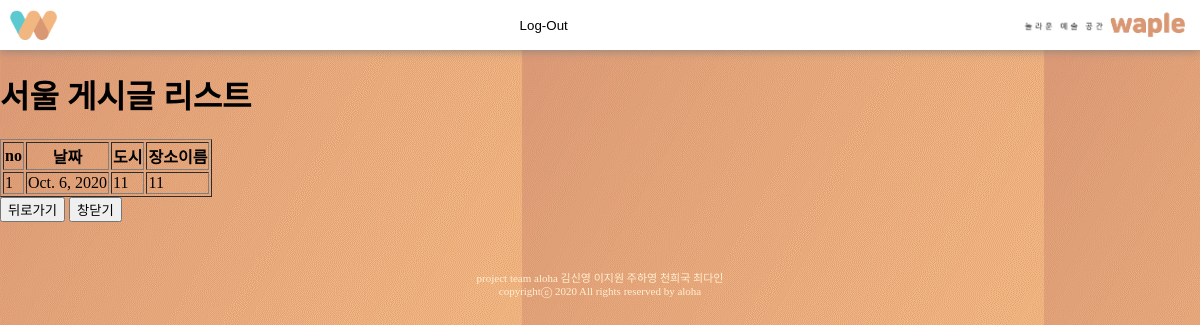
/map/1/ (signed in), run on the app's committed database.
### mainapp/models.py (models this page shows, shortened)
class Post(models.Model):
    name=models.CharField(max_length=50)
    item=models.CharField(max_length=50) # 카테고리
    public= models.BooleanField(default=False)
    rating= models.IntegerField()
    date=models.DateField(null=True, blank=True)
    image=models.ImageField(upload_to='userimg', null=True)
    comment=models.TextField()
    country = models.CharField(max_length=50)
    city = models.CharField(max_length=50)
    user = models.ForeignKey(User, on_delete=models.CASCADE, null=True)

### mainapp/views.py (the view)
# urls.py: path('map/<int:num>/', views.RegionPostList, name='RegionPostList'),
def RegionPostList(request, num):
    postlist = Post.objects.filter(user = request.user)
    context={}
    if num == 1:
        postlist = postlist.filter(country = '서울').order_by('-date')
        region = '서울'
    elif num == 2:
        postlist = postlist.filter(country = '부산').order_by('-date')
        region = '부산'
    elif num == 3:
        postlist = postlist.filter(country = '광주').order_by('-date')
        region = '광주'
    elif num == 4:
        postlist = postlist.filter(country = '울산').order_by('-date')
        region = '울산'
    elif num == 5:
        postlist = postlist.filter(country = '대구').order_by('-date')
        region = '대구'
    elif num == 6:
        postlist = postlist.filter(country = '대전').order_by('-date')
        region = '대전'
    elif num == 7:
        postlist = postlist.filter(country = '인천').order_by('-date')
        region = '인천'
    elif num == 8:
        postlist = postlist.filter(country = '경기도').order_by('-date')
        region = '경기도'
    elif num == 9:
        postlist = postlist.filter(country = '강원도').order_by('-date')
        region = '강원도'
    elif num == 10:
        postlist = postlist.filter(country = '충청남도').order_by('-date')
        region = '충청남도'
    elif num == 11:
        postlist = postlist.filter(country = '충청북도').order_by('-date')
        region = '충청북도'
    elif num == 12:
        postlist = postlist.filter(country = '경상북도').order_by('-date')
        region = '경상북도'
    elif num == 13:
        postlist = postlist.filter(country = '전라북도').order_by('-date')
        region = '전라북도'
    elif num == 14:
        postlist = postlist.filter(country = '경상남도').order_by('-date')
        region = '경상남도'
    elif num == 15:
        postlist = postlist.filter(country = '전라남도').order_by('-date')
        region = '전라남도'
    elif num == 16 : #16
        postlist = postlist.filter(country = '제주도').order_by('-date')
        region = '제주도'
    else :
        postlist = postlist.order_by('-date')
        region = '전체'
    context['region'] = region
    context['postlist'] = postlist
    return render(request, 'mainapp/RegionPostList.html', context)

### mainapp/templates/mainapp/RegionPostList.html (shortened to what this page needs)
{% extends 'base.html' %}
{% load static %}
{% block content %}
    <h1>{{region}} 게시글 리스트</h1>
    {% if postlist %}
    <table border="1">
        <th>no</th>
        <th>날짜</th>
        <th>도시</th>
        <th>장소이름</th>
        {% for post in postlist %}
            <tr>
                <td>{{forloop.counter}}</td>
                <td>{{post.date}}</td>
                <td>{{post.city}}</td>
                <td><a href="/{{post.pk}}">{{post.name}}</a></td>
            </tr>
        {% endfor %}
    </table>
    {% else %}
        해당지역의 게시글이 없습니다.<br>
    {% endif %}
    <button onclick="javascript:history.back();">뒤로가기</button>
    <button onclick="window.close();">창닫기</button>
{% endblock %}

### static/base.css (style rules this page uses)
body { margin: 0px; background-image: url('background.png'); font-family: 'SCDream'; }
a { height: 50px; }
a:link { color: black; text-decoration: none; }

### data on the page
Post: date "Oct. 6, 2020", city "11", name "11"

### other printed values
{{ region }} "서울"
